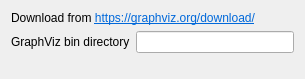
     <widget class="QWidget" name="prefs_graphviz">
      <property name="geometry">
       <rect>
        <x>0</x>
        <y>0</y>
        <width>305</width>
        <height>79</height>
       </rect>
      </property>
      <attribute name="label">
       <string>GraphViz</string>
      </attribute>
      <layout class="QGridLayout" name="gridLayout_8">
       <item row="2" column="1">
        <spacer name="verticalSpacer_8">
         <property name="orientation">
          <enum>Qt::Vertical</enum>
         </property>
         <property name="sizeHint" stdset="0">
          <size>
           <width>20</width>
           <height>40</height>
          </size>
         </property>
        </spacer>
       </item>
       <item row="1" column="1">
        <widget class="QLineEdit" name="prefs_graphviz_bin_directory"/>
       </item>
       <item row="1" column="0">
        <widget class="QLabel" name="label_11">
         <property name="text">
          <string>GraphViz bin directory</string>
         </property>
        </widget>
       </item>
       <item row="0" column="0" colspan="2">
        <widget class="QLabel" name="label_29">
         <property name="text">
          <string>&lt;html&gt;&lt;head/&gt;&lt;body&gt;&lt;p&gt;Download from &lt;a href=&quot;https://graphviz.org/download/&quot;&gt;&lt;span style=&quot; text-decoration: underline; color:#0068da;&quot;&gt;https://graphviz.org/download/&lt;/span&gt;&lt;/a&gt;&lt;/p&gt;&lt;/body&gt;&lt;/html&gt;</string>
         </property>
         <property name="openExternalLinks">
          <bool>true</bool>
         </property>
        </widget>
       </item>
      </layout>
     </widget>
